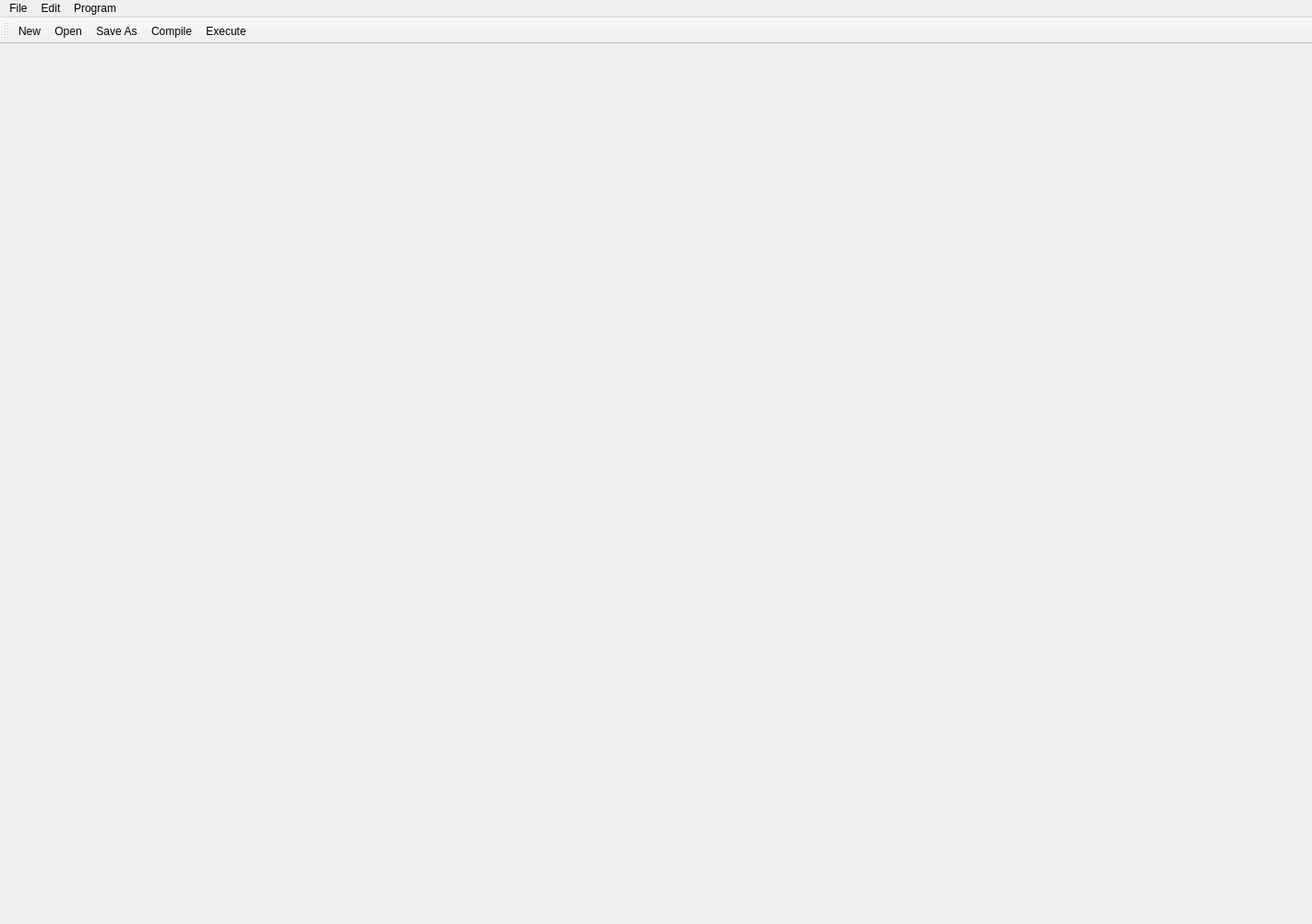
<?xml version="1.0" encoding="UTF-8"?>
<ui version="4.0">
 <class>MainWindow</class>
 <widget class="QMainWindow" name="MainWindow">
  <property name="geometry">
   <rect>
    <x>0</x>
    <y>0</y>
    <width>1422</width>
    <height>1002</height>
   </rect>
  </property>
  <property name="windowTitle">
   <string>Scapes</string>
  </property>
  <property name="windowIcon">
   <iconset resource="resources.qrc">
    <normaloff>:/Icons/Scapes.png</normaloff>:/Icons/Scapes.png</iconset>
  </property>
  <widget class="QWidget" name="centralWidget">
   <widget class="QWidget" name="verticalLayoutWidget">
    <property name="geometry">
     <rect>
      <x>10</x>
      <y>10</y>
      <width>1401</width>
      <height>921</height>
     </rect>
    </property>
    <layout class="QVBoxLayout" name="verticalLayout">
     <item>
      <widget class="CodeEditor" name="textEdit" native="true">
       <property name="palette">
        <palette>
         <active>
          <colorrole role="Text">
           <brush brushstyle="SolidPattern">
            <color alpha="255">
             <red>248</red>
             <green>248</green>
             <blue>242</blue>
            </color>
           </brush>
          </colorrole>
          <colorrole role="Base">
           <brush brushstyle="SolidPattern">
            <color alpha="255">
             <red>40</red>
             <green>41</green>
             <blue>35</blue>
            </color>
           </brush>
          </colorrole>
          <colorrole role="HighlightedText">
           <brush brushstyle="SolidPattern">
            <color alpha="255">
             <red>40</red>
             <green>41</green>
             <blue>35</blue>
            </color>
           </brush>
          </colorrole>
          <colorrole role="NoRole">
           <brush brushstyle="SolidPattern">
            <color alpha="255">
             <red>40</red>
             <green>41</green>
             <blue>35</blue>
            </color>
           </brush>
          </colorrole>
          <colorrole role="PlaceholderText">
           <brush brushstyle="SolidPattern">
            <color alpha="255">
             <red>40</red>
             <green>41</green>
             <blue>35</blue>
            </color>
           </brush>
          </colorrole>
         </active>
         <inactive>
          <colorrole role="Text">
           <brush brushstyle="SolidPattern">
            <color alpha="255">
             <red>248</red>
             <green>248</green>
             <blue>242</blue>
            </color>
           </brush>
          </colorrole>
          <colorrole role="Base">
           <brush brushstyle="SolidPattern">
            <color alpha="255">
             <red>40</red>
             <green>41</green>
             <blue>35</blue>
            </color>
           </brush>
          </colorrole>
          <colorrole role="HighlightedText">
           <brush brushstyle="SolidPattern">
            <color alpha="255">
             <red>255</red>
             <green>255</green>
             <blue>255</blue>
            </color>
           </brush>
          </colorrole>
          <colorrole role="NoRole">
           <brush brushstyle="SolidPattern">
            <color alpha="255">
             <red>40</red>
             <green>41</green>
             <blue>35</blue>
            </color>
           </brush>
          </colorrole>
          <colorrole role="PlaceholderText">
           <brush brushstyle="SolidPattern">
            <color alpha="255">
             <red>40</red>
             <green>41</green>
             <blue>35</blue>
            </color>
           </brush>
          </colorrole>
         </inactive>
         <disabled>
          <colorrole role="Text">
           <brush brushstyle="SolidPattern">
            <color alpha="255">
             <red>190</red>
             <green>190</green>
             <blue>190</blue>
            </color>
           </brush>
          </colorrole>
          <colorrole role="Base">
           <brush brushstyle="SolidPattern">
            <color alpha="255">
             <red>40</red>
             <green>41</green>
             <blue>35</blue>
            </color>
           </brush>
          </colorrole>
          <colorrole role="HighlightedText">
           <brush brushstyle="SolidPattern">
            <color alpha="255">
             <red>255</red>
             <green>255</green>
             <blue>255</blue>
            </color>
           </brush>
          </colorrole>
          <colorrole role="NoRole">
           <brush brushstyle="SolidPattern">
            <color alpha="255">
             <red>40</red>
             <green>41</green>
             <blue>35</blue>
            </color>
           </brush>
          </colorrole>
          <colorrole role="PlaceholderText">
           <brush brushstyle="SolidPattern">
            <color alpha="255">
             <red>40</red>
             <green>41</green>
             <blue>35</blue>
            </color>
           </brush>
          </colorrole>
         </disabled>
        </palette>
       </property>
       <property name="font">
        <font>
         <family>Monospace</family>
         <pointsize>14</pointsize>
        </font>
       </property>
      </widget>
     </item>
    </layout>
   </widget>
  </widget>
  <widget class="QMenuBar" name="menuBar">
   <property name="geometry">
    <rect>
     <x>0</x>
     <y>0</y>
     <width>1422</width>
     <height>22</height>
    </rect>
   </property>
   <widget class="QMenu" name="menuFile">
    <property name="title">
     <string>File</string>
    </property>
    <addaction name="actionNew"/>
    <addaction name="actionOpen"/>
    <addaction name="actionSave_As"/>
    <addaction name="actionExit"/>
   </widget>
   <widget class="QMenu" name="menuEdit">
    <property name="title">
     <string>Edit</string>
    </property>
    <addaction name="actionCopy"/>
    <addaction name="actionPaste"/>
    <addaction name="actionCut"/>
    <addaction name="actionUndo"/>
    <addaction name="actionRedo"/>
   </widget>
   <widget class="QMenu" name="menuProgram">
    <property name="title">
     <string>Program</string>
    </property>
    <addaction name="actionCompile"/>
    <addaction name="actionExecute"/>
   </widget>
   <addaction name="menuFile"/>
   <addaction name="menuEdit"/>
   <addaction name="menuProgram"/>
  </widget>
  <widget class="QToolBar" name="toolBar">
   <property name="windowTitle">
    <string>toolBar</string>
   </property>
   <attribute name="toolBarArea">
    <enum>TopToolBarArea</enum>
   </attribute>
   <attribute name="toolBarBreak">
    <bool>false</bool>
   </attribute>
   <addaction name="actionNew"/>
   <addaction name="actionOpen"/>
   <addaction name="actionSave_As"/>
   <addaction name="actionCompile"/>
   <addaction name="actionExecute"/>
  </widget>
  <action name="actionNew">
   <property name="icon">
    <iconset>
     <normaloff>:/icons/Icons/New.bmp</normaloff>
     <normalon>:/Icons/New.png</normalon>:/icons/Icons/New.bmp</iconset>
   </property>
   <property name="text">
    <string>New</string>
   </property>
  </action>
  <action name="actionOpen">
   <property name="icon">
    <iconset resource="resources.qrc">
     <normaloff>:/Icons/Open.png</normaloff>:/Icons/Open.png</iconset>
   </property>
   <property name="text">
    <string>Open</string>
   </property>
  </action>
  <action name="actionSave_As">
   <property name="icon">
    <iconset>
     <normalon>:/Icons/Save.png</normalon>
    </iconset>
   </property>
   <property name="text">
    <string>Save As</string>
   </property>
  </action>
  <action name="actionExit">
   <property name="icon">
    <iconset>
     <normalon>:/Icons/Exit.png</normalon>
    </iconset>
   </property>
   <property name="text">
    <string>Exit</string>
   </property>
  </action>
  <action name="actionCopy">
   <property name="icon">
    <iconset>
     <normalon>:/Icons/Copy.png</normalon>
    </iconset>
   </property>
   <property name="text">
    <string>Copy</string>
   </property>
  </action>
  <action name="actionPaste">
   <property name="icon">
    <iconset>
     <normalon>:/Icons/Paste.png</normalon>
    </iconset>
   </property>
   <property name="text">
    <string>Paste</string>
   </property>
  </action>
  <action name="actionCut">
   <property name="icon">
    <iconset>
     <normalon>:/Icons/Cut.png</normalon>
    </iconset>
   </property>
   <property name="text">
    <string>Cut</string>
   </property>
  </action>
  <action name="actionUndo">
   <property name="icon">
    <iconset>
     <normalon>:/Icons/Undo.png</normalon>
    </iconset>
   </property>
   <property name="text">
    <string>Undo</string>
   </property>
  </action>
  <action name="actionRedo">
   <property name="icon">
    <iconset>
     <normalon>:/Icons/Redo.png</normalon>
    </iconset>
   </property>
   <property name="text">
    <string>Redo</string>
   </property>
  </action>
  <action name="actionCompile">
   <property name="icon">
    <iconset>
     <normalon>:/Icons/Compile.png</normalon>
    </iconset>
   </property>
   <property name="text">
    <string>Compile</string>
   </property>
  </action>
  <action name="actionExecute">
   <property name="icon">
    <iconset resource="resources.qrc">
     <normaloff>:/Icons/Execute.png</normaloff>:/Icons/Execute.png</iconset>
   </property>
   <property name="text">
    <string>Execute</string>
   </property>
  </action>
 </widget>
 <layoutdefault spacing="6" margin="11"/>
 <customwidgets>
  <customwidget>
   <class>CodeEditor</class>
   <extends>QWidget</extends>
   <header>CodeEditor.h</header>
   <container>1</container>
  </customwidget>
 </customwidgets>
 <resources>
  <include location="resources.qrc"/>
 </resources>
 <connections/>
</ui>
